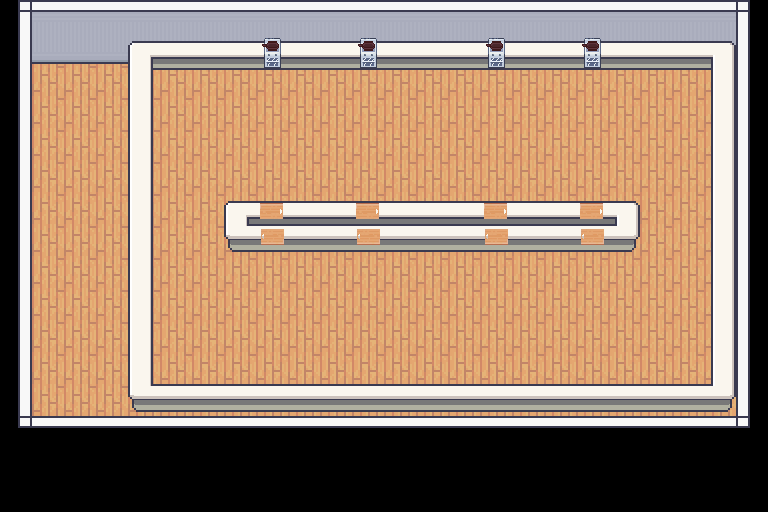

Tiled map render using the project's own tile images. Description and the whole map definition, tile-layer contents included, below:
An orthogonal 24x16 tile map with 32x32 px tiles, 4 tile layers (Floor Layer, Wall layer, Counter layer, Cooking layer), 2 tilesets and 8 objects.

<map version="1.9" tiledversion="1.9.2" orientation="orthogonal" renderorder="right-down" width="24" height="16" tilewidth="32" tileheight="32" infinite="0" nextlayerid="15" nextobjectid="11">
 <tileset firstgid="1" source="Room.tsx" />
 <tileset firstgid="392" source="piazza_assets.tsx" />
 <layer id="1" name="Floor Layer" width="24" height="16">
  <data encoding="csv">
29,396,396,396,396,396,396,396,396,396,396,396,396,396,396,396,396,396,396,396,396,396,396,31,
46,396,396,396,396,396,396,396,396,396,396,396,396,396,396,396,396,396,396,396,396,396,396,48,
46,396,396,396,396,396,396,396,396,396,396,396,396,396,396,396,396,396,396,396,396,396,396,48,
46,396,396,396,396,396,396,396,396,396,396,396,396,396,396,396,396,396,396,396,396,396,396,48,
46,396,396,396,396,396,396,396,396,396,396,396,396,396,396,396,396,396,396,396,396,396,396,48,
46,396,396,396,396,396,396,396,396,396,396,396,396,396,396,396,396,396,396,396,396,396,396,48,
46,396,396,396,396,396,396,396,396,396,396,396,396,396,396,396,396,396,396,396,396,396,396,48,
46,396,396,396,396,396,396,396,396,396,396,396,396,396,396,396,396,396,396,396,396,396,396,48,
46,396,396,396,396,396,396,396,396,396,396,396,396,396,396,396,396,396,396,396,396,396,396,48,
46,396,396,396,396,396,396,396,396,396,396,396,396,396,396,396,396,396,396,396,396,396,396,48,
46,396,396,396,396,396,396,396,396,396,396,396,396,396,396,396,396,396,396,396,396,396,396,48,
46,396,396,396,396,396,396,396,396,396,396,396,396,396,396,396,396,396,396,396,396,396,396,48,
46,396,396,396,396,396,396,396,396,396,396,396,396,396,396,396,396,396,396,396,396,396,396,48,
63,64,64,64,64,64,64,64,64,64,64,64,64,64,64,64,64,64,64,64,64,64,64,65,
0,0,0,0,0,0,0,0,0,0,0,0,0,0,0,0,0,0,0,0,0,0,0,0,
0,0,0,0,0,0,0,0,0,0,0,0,0,0,0,0,0,0,0,0,0,0,0,0
</data>
 </layer>
 <layer id="3" name="Wall layer" width="24" height="16">
  <data encoding="csv">
0,291,291,291,291,291,291,291,291,291,291,291,291,291,291,291,291,291,291,291,291,291,291,0,
0,308,308,308,308,308,308,308,308,308,308,308,308,308,308,308,308,308,308,308,308,308,308,0,
0,0,0,0,0,0,0,0,0,0,0,0,0,0,0,0,0,0,0,0,0,0,0,0,
0,0,0,0,0,0,0,0,0,0,0,0,0,0,0,0,0,0,0,0,0,0,0,0,
0,0,0,0,0,0,0,0,0,0,0,0,0,0,0,0,0,0,0,0,0,0,0,0,
0,0,0,0,0,0,0,0,0,0,0,0,0,0,0,0,0,0,0,0,0,0,0,0,
0,0,0,0,0,0,0,0,0,0,0,0,0,0,0,0,0,0,0,0,0,0,0,0,
0,0,0,0,0,0,0,0,0,0,0,0,0,0,0,0,0,0,0,0,0,0,0,0,
0,0,0,0,0,0,0,0,0,0,0,0,0,0,0,0,0,0,0,0,0,0,0,0,
0,0,0,0,0,0,0,0,0,0,0,0,0,0,0,0,0,0,0,0,0,0,0,0,
0,0,0,0,0,0,0,0,0,0,0,0,0,0,0,0,0,0,0,0,0,0,0,0,
0,0,0,0,0,0,0,0,0,0,0,0,0,0,0,0,0,0,0,0,0,0,0,0,
0,0,0,0,0,0,0,0,0,0,0,0,0,0,0,0,0,0,0,0,0,0,0,0,
0,0,0,0,0,0,0,0,0,0,0,0,0,0,0,0,0,0,0,0,0,0,0,0,
0,0,0,0,0,0,0,0,0,0,0,0,0,0,0,0,0,0,0,0,0,0,0,0,
0,0,0,0,0,0,0,0,0,0,0,0,0,0,0,0,0,0,0,0,0,0,0,0
</data>
 </layer>
 <layer id="4" name="Counter layer" width="24" height="16">
  <data encoding="csv">
0,0,0,0,0,0,0,0,0,0,0,0,0,0,0,0,0,0,0,0,0,0,0,0,
0,0,0,0,392,393,393,393,393,393,393,393,393,393,393,393,393,393,393,393,393,393,394,0,
0,0,0,0,402,403,403,403,403,403,403,403,403,403,403,403,403,403,403,403,403,403,404,0,
0,0,0,0,412,0,0,0,0,0,0,0,0,0,0,0,0,0,0,0,0,0,414,0,
0,0,0,0,412,0,0,0,0,0,0,0,0,0,0,0,0,0,0,0,0,0,414,0,
0,0,0,0,412,0,0,0,0,0,0,0,0,0,0,0,0,0,0,0,0,0,414,0,
0,0,0,0,412,0,0,392,393,393,393,393,393,393,393,393,393,393,393,394,0,0,414,0,
0,0,0,0,412,0,0,422,423,423,423,423,423,423,423,423,423,423,423,424,0,0,414,0,
0,0,0,0,412,0,0,0,0,0,0,0,0,0,0,0,0,0,0,0,0,0,414,0,
0,0,0,0,412,0,0,0,0,0,0,0,0,0,0,0,0,0,0,0,0,0,414,0,
0,0,0,0,412,0,0,0,0,0,0,0,0,0,0,0,0,0,0,0,0,0,414,0,
0,0,0,0,412,0,0,0,0,0,0,0,0,0,0,0,0,0,0,0,0,0,414,0,
0,0,0,0,422,423,423,423,423,423,423,423,423,423,423,423,423,423,423,423,423,423,424,0,
0,0,0,0,0,0,0,0,0,0,0,0,0,0,0,0,0,0,0,0,0,0,0,0,
0,0,0,0,0,0,0,0,0,0,0,0,0,0,0,0,0,0,0,0,0,0,0,0,
0,0,0,0,0,0,0,0,0,0,0,0,0,0,0,0,0,0,0,0,0,0,0,0
</data>
 </layer>
 <layer id="5" name="Cooking layer" width="24" height="16">
  <data encoding="csv">
0,0,0,0,0,0,0,0,0,0,0,0,0,0,0,0,0,0,0,0,0,0,0,0,
0,0,0,0,0,0,0,0,433,0,0,433,0,0,0,433,0,0,433,0,0,0,0,0,
0,0,0,0,0,0,0,0,443,0,0,443,0,0,0,443,0,0,443,0,0,0,0,0,
0,0,0,0,0,0,0,0,0,0,0,0,0,0,0,0,0,0,0,0,0,0,0,0,
0,0,0,0,0,0,0,0,0,0,0,0,0,0,0,0,0,0,0,0,0,0,0,0,
0,0,0,0,0,0,0,0,0,0,0,0,0,0,0,0,0,0,0,0,0,0,0,0,
0,0,0,0,0,0,0,0,2684355022,0,0,2684355022,0,0,0,2684355022,0,0,2684355022,0,0,0,0,0,
0,0,0,0,0,0,0,0,1610613198,0,0,1610613198,0,0,0,1610613198,0,0,1610613198,0,0,0,0,0,
0,0,0,0,0,0,0,0,0,0,0,0,0,0,0,0,0,0,0,0,0,0,0,0,
0,0,0,0,0,0,0,0,0,0,0,0,0,0,0,0,0,0,0,0,0,0,0,0,
0,0,0,0,0,0,0,0,0,0,0,0,0,0,0,0,0,0,0,0,0,0,0,0,
0,0,0,0,0,0,0,0,0,0,0,0,0,0,0,0,0,0,0,0,0,0,0,0,
0,0,0,0,0,0,0,0,0,0,0,0,0,0,0,0,0,0,0,0,0,0,0,0,
0,0,0,0,0,0,0,0,0,0,0,0,0,0,0,0,0,0,0,0,0,0,0,0,
0,0,0,0,0,0,0,0,0,0,0,0,0,0,0,0,0,0,0,0,0,0,0,0,
0,0,0,0,0,0,0,0,0,0,0,0,0,0,0,0,0,0,0,0,0,0,0,0
</data>
 </layer>
 <objectgroup id="6" name="Wall object layer">
  <object id="1" x="128.393" y="41.8024" width="24.7014" height="341.738" />
  <object id="2" x="127.99" y="448.111" width="0.737267" height="0.147453" />
  <object id="3" x="128.432" y="384.073" width="607.508" height="27.7213" />
  <object id="4" x="231.662" y="201.231" width="400.887" height="50.3297" />
  <object id="5" x="223.931" y="202.743" width="7.14828" height="37.492" />
  <object id="6" x="632.549" y="200.403" width="7.14828" height="38.2214" />
  <object id="9" x="711.089" y="69.6171" width="24.9941" height="314.406" />
  <object id="10" x="153.236" y="40.9589" width="582.847" height="28.6582" />
 </objectgroup>
 <objectgroup id="7" name="Stove object layer" />
 <objectgroup id="8" name="Chopping object layer" />
 <objectgroup id="9" name="Serving object layer" />
 <objectgroup id="10" name="Lettuce object layer" />
 <objectgroup id="11" name="Tomato object layer" />
 <objectgroup id="12" name="Onion object layer" />
 <objectgroup id="13" name="Patty object layer" />
 <objectgroup id="14" name="Bun object layer" />
</map>
